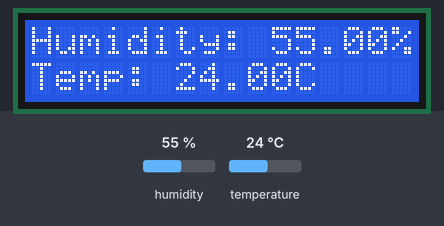
The sketch below on a simulated Arduino Uno, built with avr-gcc and run on an emulated ATmega328P. On the bench: 16×2 character LCD. Inputs (shaded band) come from the test bench; at power-on: humidity 55 %, temperature 24 °C.

Above: at 3.2 s.
3.3 s: humidity set to 22 %
At 5.0 s:
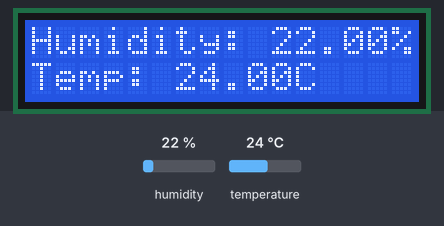
6.0 s: temperature set to 12 °C
At 7.3 s:
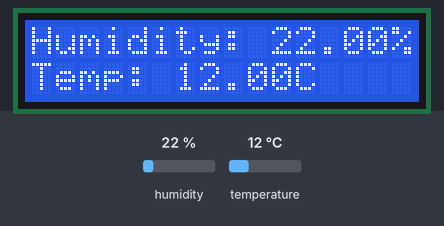
8.7 s: humidity set to 40 %
At 10.6 s:
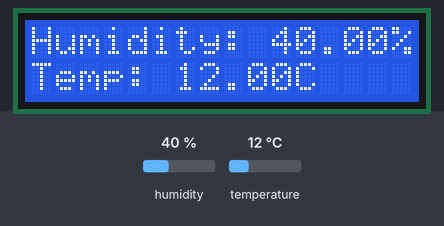
11.8 s: temperature set to 19 °C
At 12.9 s:
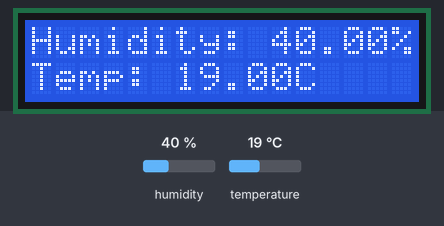
Timing chart, 0 to 14.8 s (numbered marks = the images above; inputs shaded):
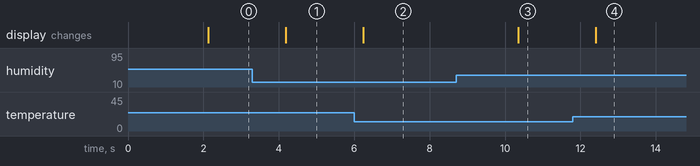

Measured:
- after the input at 3.3 s, the display: changes after 0.89 s (image 1)
- after the input at 6.0 s, the display: changes after 0.24 s (image 2)
- after the input at 8.7 s, the display: changes after 1.6 s (image 3)
- after the input at 11.8 s, the display: changes after 0.60 s (image 4)

The sketch:

code.ino
```cpp
#include <Wire.h>
#include <LiquidCrystal_I2C.h>
#include <DHT.h>

// Define DHT11 Sensor
#define DHTPIN 2      // Pin connected to DHT11 data pin
#define DHTTYPE DHT11 // Using DHT11 sensor

DHT dht(DHTPIN, DHTTYPE);

// Initialize LCD (0x27 is the common I2C address, some LCDs use 0x3F)
LiquidCrystal_I2C lcd(0x27, 16, 2);

void setup() {
    // Start LCD and DHT sensor
lcd.begin(16, 2);
    lcd.backlight();
    dht.begin();

    // Display startup message
    lcd.setCursor(0, 0);
    lcd.print("DHT11 with LCD");
    delay(2000);
    lcd.clear();
}

void loop() {
    // Read temperature and humidity
    float h = dht.readHumidity();
    float t = dht.readTemperature();

    // Check if readings are valid
    if (isnan(h) || isnan(t)) {
        lcd.setCursor(0, 0);
        lcd.print("Sensor Error!");
        return;
    }

    // Display Humidity
    lcd.setCursor(0, 0);
    lcd.print("Humidity: ");
    lcd.print(h);
    lcd.print("% ");

    // Display Temperature
    lcd.setCursor(0, 1);
    lcd.print("Temp: ");
    lcd.print(t);
    lcd.print("C ");

    // Wait before next reading
    delay(2000);
}
```
